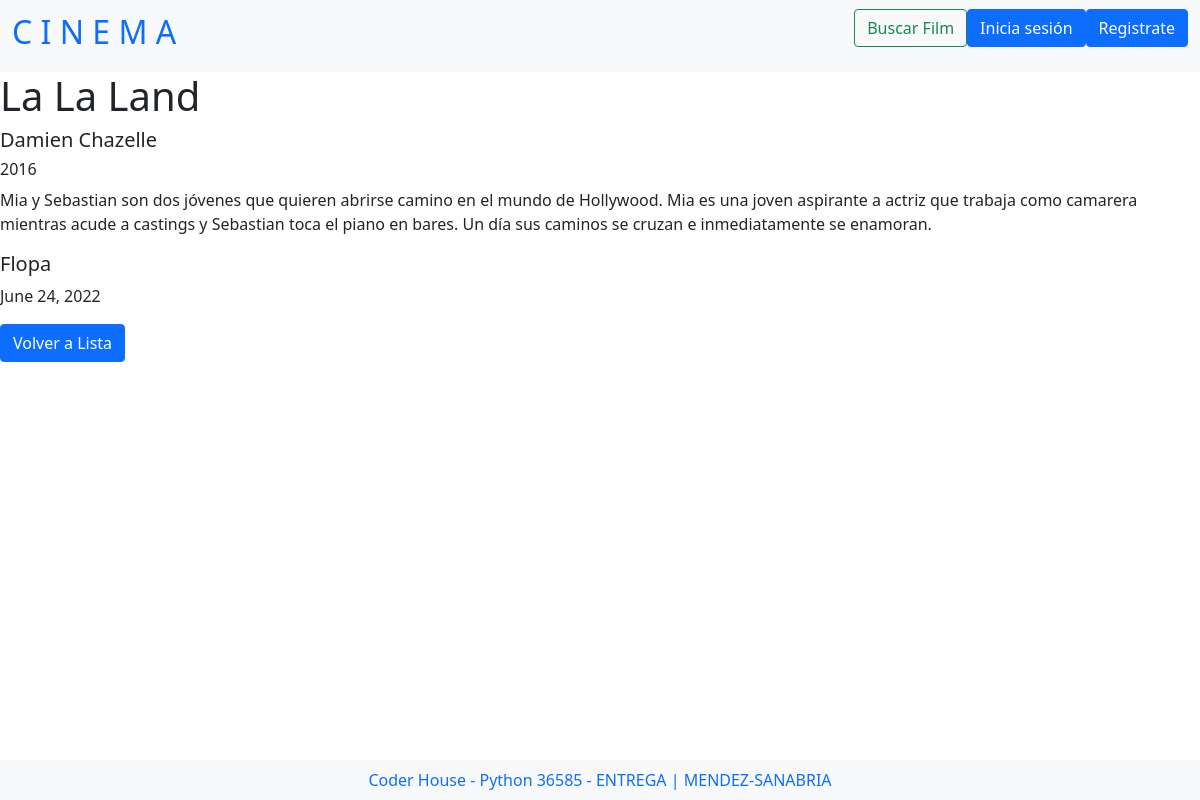
The page /reviews/detalle/5/ on the database its author committed.
### reviews/models.py (models this page shows, shortened)
class ReviewModel(models.Model):
    titulo = models.CharField(max_length=100)
    director = models.CharField(max_length=100)
    estreno = models.CharField(max_length=100)
    cuerpo = models.TextField()
    autor = models.ForeignKey(User, on_delete=models.CASCADE)
    fecha_creacion = models.DateField(auto_now_add=True)

### reviews/views.py (the view)
# urls.py: path('detalle/<pk>/', views.ReviewsDetail.as_view(), name ="review_detail"),
class ReviewsDetail(DetailView):
    model = ReviewModel
    template_name = "reviews/review_detail.html"

### reviews/templates/reviews/review_detail.html (shortened to what this page needs)
{% extends "reviews/reviews_inicio.html" %}
{% block content %}
<div>
    <h1>{{object.titulo}}</h1>
    <h5>{{object.director}}</h5>
    <h6>{{object.estreno}}</h6>
    <p> {{object.cuerpo}} </p>
    <h5>{{object.autor}}</h5>
    <p>{{object.fecha_creacion}}</p>
</div>
<a class="btn btn-primary" role="button" href="{% url 'reviews_list' %}">Volver a Lista</a>
{% endblock %}

### rows shown on the page
ReviewModel: titulo "La La Land", director "Damien Chazelle", estreno "2016", cuerpo "Mia y Sebastian son dos jóvenes que quieren abrirse camino en el mundo de Hollywood. Mia es una joven aspirante a actriz que trabaja como camarera mientras acude a castings y Sebastian toca el piano en bares. Un día sus caminos se cruzan e inmediatamente se enamoran.", autor "Flopa", fecha_creacion "June 24, 2022"
